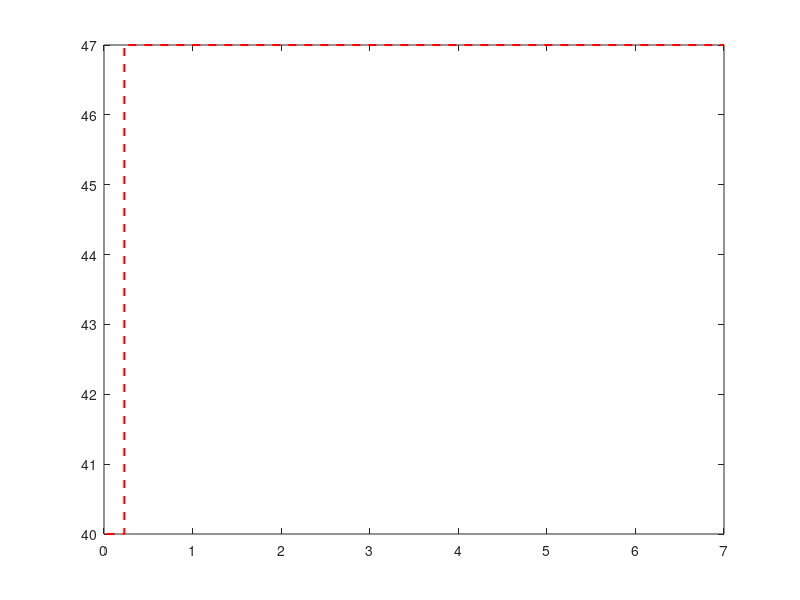

This figure's MATLAB source: (Note: this script raises an error after producing the figure.)
clear all;
close all;
clc;

% data for Class A
data_A = [
0.030000000000000 40.000000000000
0.23000000000000 40.000000000000
0.23000000000000 47.000000000000
7.0000000000000	47.000000000000
];

% extraction of the columns from the read data
x_A = data_A(:, 1); % the first column represents the frequency in GHz
y_A = data_A(:, 2); % the second column represents the magnitudine in dB(μV/m)

% data for Class B
data_B = [
0.030000000000000 30.000000000000
0.23000000000000 30.000000000000
0.23000000000000 37.000000000000
7.0000000000000	37.000000000000
];

% extraction of the columns from the read data
x_B = data_B(:, 1);  % the first column represents the frequency in GHz
y_B = data_B(:, 2);  % the second column represents the magnitudine in dB(μV/m)

% Data for the radiated electric field (RE) with an aperture of 19.98 mm
data_RE3 = [
3.0000000000000	49.800955344682
3.0000000000000	49.800955344682
3.5000000000000	55.081794234499
4.0000000000000	59.722892684606
4.5000000000000	64.547576100253
5.0000000000000	68.755693810840
5.0000000000000	68.755693810840
5.5000000000000	74.315610566202
6.0000000000000	78.643604899537
6.5000000000000	61.508853130562
7.0000000000000	77.462030890733
7.0000000000000	77.462030890733
]

% extraction of the columns from the read data
x_RE3 = data_RE3(:, 1); % the first column represents the frequency in GHz
y_RE3 = data_RE3(:, 2); % the second column represents the magnitudine in dB(μV/m)

% Data for the radiated electric field (RE) with an aperture of 14.99 mm
data_RE4 = [
3.0000000000000	43.722411651383
3.0000000000000	43.722411651383
3.5000000000000	47.843523604338
4.0000000000000	53.167663678883
4.5000000000000	57.630317684987
5.0000000000000	61.354951198442
5.0000000000000	61.354951198442
5.5000000000000	65.573261269428
6.0000000000000	73.868897342430
6.5000000000000	59.589905004319
7.0000000000000	73.016918393606
7.0000000000000	73.016918393606
]

% extraction of the columns from the read data
x_RE4 = data_RE4(:, 1); % the first column represents the frequency in GHz
y_RE4 = data_RE4(:, 2); % the second column represents the magnitudine in dB(μV/m)

% Data for the radiated electric field (RE) with an aperture of 9.99 mm
data_RE6 = [
3.0000000000000	36.529078054588
3.0000000000000	36.529078054588
3.5000000000000	38.161457442925
4.0000000000000	42.830013779564
4.5000000000000	47.022314561842
5.0000000000000	49.945341850755
5.0000000000000	49.945341850755
5.5000000000000	52.771366271080
6.0000000000000	57.275515784872
6.5000000000000	52.757520115453
7.0000000000000	63.349094132710
7.0000000000000	63.349094132710
]

% extraction of the columns from the read data
x_RE6 = data_RE6(:, 1); % the first column represents the frequency in GHz
y_RE6 = data_RE6(:, 2); % the second column represents the magnitudine in dB(μV/m)

% Data for the radiated electric field (RE) with an aperture of 7.49 mm
data_RE8 = [
3.0000000000000	26.682177809589
3.0000000000000	26.682177809589
3.5000000000000	31.135472172394
4.0000000000000	35.138794146922
4.5000000000000	38.838356414548
5.0000000000000	41.867948802207
5.0000000000000	41.867948802207
5.5000000000000	44.577504070015
6.0000000000000	47.276763826909
6.5000000000000	48.537714980834
7.0000000000000	53.208561166515
7.0000000000000	53.208561166515
]

% extraction of the columns from the read data
x_RE8 = data_RE8(:, 1); % the first column represents the frequency in GHz
y_RE8 = data_RE8(:, 2); % the second column represents the magnitudine in dB(μV/m)

% Data for the radiated electric field (RE) with an aperture of 5.99 mm
data_RE10 = [
3.0000000000000	21.153384976894
3.0000000000000	21.153384976894
3.5000000000000	24.959929354295
4.0000000000000	28.975213394914
4.5000000000000	32.720693602797
5.0000000000000	35.599308036645
5.0000000000000	35.599308036645
5.5000000000000	38.077852702265
6.0000000000000	40.725190564085
6.5000000000000	41.430011451743
7.0000000000000	47.216648699982
7.0000000000000	47.216648699982
]

% extraction of the columns from the read data
x_RE10 = data_RE10(:, 1); % the first column represents the frequency in GHz
y_RE10 = data_RE10(:, 2); % the second column represents the magnitudine in dB(μV/m)

% Data for the radiated electric field (RE) with an aperture of 4.99 mm
data_RE12 = [
3.0000000000000	15.384989778977
3.0000000000000	15.384989778977
3.5000000000000	19.323402825420
4.0000000000000	23.405131978772
4.5000000000000	27.245583943665
5.0000000000000	29.903519643427
5.0000000000000	29.903519643427
5.5000000000000	32.350331032665
6.0000000000000	35.290658812526
6.5000000000000	38.065591614435
7.0000000000000	41.632681720352
7.0000000000000	41.632681720352
]

% extraction of the columns from the read data
x_RE12 = data_RE12(:, 1); % the first column represents the frequency in GHz
y_RE12 = data_RE12(:, 2); % the second column represents the magnitudine in dB(μV/m)

% Data for the radiated electric field (RE) with an aperture of 3.75 mm
data_RE16 = [
3.0000000000000	7.4984287971583
3.0000000000000	7.4984287971583
3.5000000000000	11.095864081086
4.0000000000000	15.213864489545
4.5000000000000	18.980911792042
5.0000000000000	21.598856988163
5.0000000000000	21.598856988163
5.5000000000000	23.993878559971
6.0000000000000	26.784676310638
6.5000000000000	29.652080101428
7.0000000000000	33.251820399316
7.0000000000000	33.251820399316
]

% extraction of the columns from the read data
x_RE16 = data_RE16(:, 1); % the first column represents the frequency in GHz
y_RE16 = data_RE16(:, 2); % the second column represents the magnitudine in dB(μV/m)

% Data for the radiated electric field (RE) with an aperture of 2.50 mm
data_RE24 = [
3.0000000000000	-4.9832007433621
3.0000000000000	-4.9832007433621
3.5000000000000	-1.6115633590613
4.0000000000000	2.5592167447476
4.5000000000000	6.2572853857883
5.0000000000000	8.8682372362542
5.0000000000000	8.8682372362542
5.5000000000000	11.233800045659
6.0000000000000	13.946514124448
6.5000000000000	16.877136793557
7.0000000000000	20.582329068596
7.0000000000000	20.582329068596
]

% extraction of the columns from the read data
x_RE24 = data_RE24(:, 1); % the first column represents the frequency in GHz
y_RE24 = data_RE24(:, 2); % the second column represents the magnitudine in dB(μV/m)

% Data for the radiated electric field (RE) with an aperture of 1.87 mm
data_RE32 = [
3.0000000000000	-16.100759235809
3.0000000000000	-16.100759235809
3.5000000000000	-12.641421768993
4.0000000000000	-8.5214253381662
4.5000000000000	-4.8118664700841
5.0000000000000	-2.2326945534059
5.0000000000000	-2.2326945534059
5.5000000000000	0.11745366703559
6.0000000000000	2.7931046415449
6.5000000000000	5.7095668341675
7.0000000000000	9.3919005790795
7.0000000000000	9.3919005790795
]

% extraction of the columns from the read data
x_RE32 = data_RE32(:, 1); % the first column represents the frequency in GHz
y_RE32 = data_RE32(:, 2); % the second column represents the magnitudine in dB(μV/m)

% Plot creation
figure;

% Plot Class A
plot(x_A, y_A, '--', 'LineWidth', 1.5, 'Color', 'r', 'DisplayName', 'Class A Limit at 10 m'); 
fontsize(20,"points");
hold on; % It keeps the figure opened for another plot

% Plot Class B
plot(x_B, y_B, '--', 'LineWidth', 1.5, 'Color', 'g', 'DisplayName', 'Class B Limit at 10 m');
fontsize(20,"points");

% Plot RE3
plot(x_RE3, y_RE3, '-o', 'LineWidth', 1.5, 'MarkerSize', 6, 'Color', 'b', 'DisplayName', 'L_a_p_e_r_t_u_r_e = 19.98 mm');
fontsize(20,"points");

% Plot RE4
plot(x_RE4, y_RE4, '-o', 'LineWidth', 1.5, 'MarkerSize', 6, 'Color', '#B4A7D6', 'DisplayName', 'L_a_p_e_r_t_u_r_e = 14.99 mm');
fontsize(20,"points");

% Plot RE6
plot(x_RE6, y_RE6, '-o', 'LineWidth', 1.5, 'MarkerSize', 6, 'Color', 'm', 'DisplayName', 'L_a_p_e_r_t_u_r_e = 9.99 mm');
fontsize(20,"points");

% Plot RE8
plot(x_RE8, y_RE8, '-o', 'LineWidth', 1.5, 'MarkerSize', 6, 'Color', 'c', 'DisplayName', 'L_a_p_e_r_t_u_r_e = 7.49 mm');
fontsize(20,"points");

% Plot RE8
plot(x_RE10, y_RE10, '-o', 'LineWidth', 1.5, 'MarkerSize', 6, 'Color', '#fc6f03', 'DisplayName', 'L_a_p_e_r_t_u_r_e = 5.99 mm');
fontsize(20,"points");

% Plot RE12
plot(x_RE12, y_RE12, '-o', 'LineWidth', 1.5, 'MarkerSize', 6, 'Color', '#9807E8', 'DisplayName', 'L_a_p_e_r_t_u_r_e = 4.99 mm');
fontsize(20,"points");

% Plot RE16
plot(x_RE16, y_RE16, '-o', 'LineWidth', 1.5, 'MarkerSize', 6, 'Color', '#FFBE00', 'DisplayName', 'L_a_p_e_r_t_u_r_e = 3.75 mm');
fontsize(20,"points");

% Plot RE24
plot(x_RE24, y_RE24, '-o', 'LineWidth', 1.5, 'MarkerSize', 6, 'Color', 'k', 'DisplayName', 'L_a_p_e_r_t_u_r_e = 2.50 mm');
fontsize(20,"points");

% Plot RE32
plot(x_RE32, y_RE32, '-o', 'LineWidth', 1.5, 'MarkerSize', 6, 'Color', '#6AA84F', 'DisplayName', 'L_a_p_e_r_t_u_r_e = 1.87 mm');
fontsize(20,"points");

% Customizing the plot
grid on;
box on;
xlim([0 7]);
xlabel('Frequency [GHz]');
ylabel('Radiated E-Field at 5GHz [dB_{\mu V/m}]');
%title('Comparison of Class A, Class B, and EMC - Magnitude over Frequency');
legend('show', 'NumColumns', 2); % It shows the legend
set(legend, 'FontSize', 12);
hold off;